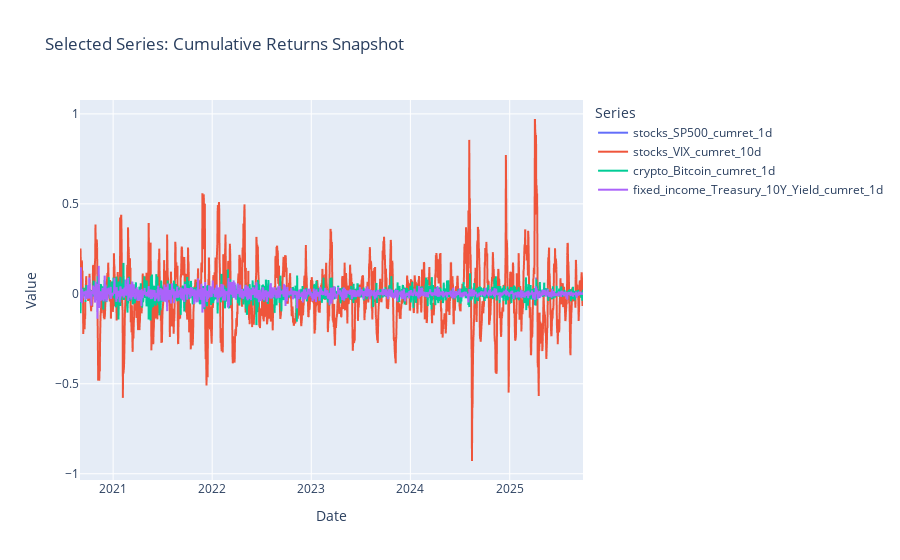

Notebook code cell kept with this figure:
### Code cell
# Multi-series line chart for selected assets
line_df = aligned_sample.reset_index().rename(columns={"index": "date"})
fig = px.line(
    line_df,
    x="date",
    y=selected_series,
    title="Selected Series: Cumulative Returns Snapshot",
)
fig.update_layout(legend_title="Series", xaxis_title="Date", yaxis_title="Value")
fig.show()

### Figure 1 — Plotly figure (JSON) as saved in the notebook; plotly's stock layout.template omitted (floating-point values rounded to 4 significant figures; data arrays with more than 128 entries replaced by an {"elided": "..."} marker saying what was removed)
{"data": [{"hovertemplate": "variable=stocks_SP500_cumret_1d<br>date=%{x}<br>value=%{y}<extra></extra>", "legendgroup": "stocks_SP500_cumret_1d", "line": {"color": "#636efa", "dash": "solid"}, "marker": {"symbol": "circle"}, "mode": "lines", "name": "stocks_SP500_cumret_1d", "showlegend": true, "type": "scattergl", "x": {"elided": "1854 str values"}, "xaxis": "x", "y": {"elided": "1854 float values"}, "yaxis": "y"}, {"hovertemplate": "variable=stocks_VIX_cumret_10d<br>date=%{x}<br>value=%{y}<extra></extra>", "legendgroup": "stocks_VIX_cumret_10d", "line": {"color": "#EF553B", "dash": "solid"}, "marker": {"symbol": "circle"}, "mode": "lines", "name": "stocks_VIX_cumret_10d", "showlegend": true, "type": "scattergl", "x": {"elided": "1854 str values"}, "xaxis": "x", "y": {"elided": "1854 float values"}, "yaxis": "y"}, {"hovertemplate": "variable=crypto_Bitcoin_cumret_1d<br>date=%{x}<br>value=%{y}<extra></extra>", "legendgroup": "crypto_Bitcoin_cumret_1d", "line": {"color": "#00cc96", "dash": "solid"}, "marker": {"symbol": "circle"}, "mode": "lines", "name": "crypto_Bitcoin_cumret_1d", "showlegend": true, "type": "scattergl", "x": {"elided": "1854 str values"}, "xaxis": "x", "y": {"elided": "1854 float values"}, "yaxis": "y"}, {"hovertemplate": "variable=fixed_income_Treasury_10Y_Yield_cumret_1d<br>date=%{x}<br>value=%{y}<extra></extra>", "legendgroup": "fixed_income_Treasury_10Y_Yield_cumret_1d", "line": {"color": "#ab63fa", "dash": "solid"}, "marker": {"symbol": "circle"}, "mode": "lines", "name": "fixed_income_Treasury_10Y_Yield_cumret_1d", "showlegend": true, "type": "scattergl", "x": {"elided": "1854 str values"}, "xaxis": "x", "y": {"elided": "1854 float values"}, "yaxis": "y"}], "layout": {"legend": {"title": {"text": "Series"}, "tracegroupgap": 0}, "title": {"text": "Selected Series: Cumulative Returns Snapshot"}, "xaxis": {"anchor": "y", "domain": [0, 1], "title": {"text": "Date"}}, "yaxis": {"anchor": "x", "domain": [0, 1], "title": {"text": "Value"}}}}
